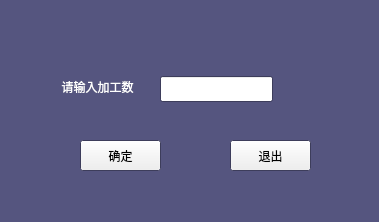
<?xml version="1.0" encoding="UTF-8"?>
<ui version="4.0">
 <class>WrokedTotal</class>
 <widget class="QDialog" name="WrokedTotal">
  <property name="geometry">
   <rect>
    <x>0</x>
    <y>0</y>
    <width>379</width>
    <height>222</height>
   </rect>
  </property>
  <property name="palette">
   <palette>
    <active>
     <colorrole role="Base">
      <brush brushstyle="SolidPattern">
       <color alpha="255">
        <red>255</red>
        <green>255</green>
        <blue>255</blue>
       </color>
      </brush>
     </colorrole>
     <colorrole role="Window">
      <brush brushstyle="SolidPattern">
       <color alpha="255">
        <red>85</red>
        <green>85</green>
        <blue>127</blue>
       </color>
      </brush>
     </colorrole>
    </active>
    <inactive>
     <colorrole role="Base">
      <brush brushstyle="SolidPattern">
       <color alpha="255">
        <red>255</red>
        <green>255</green>
        <blue>255</blue>
       </color>
      </brush>
     </colorrole>
     <colorrole role="Window">
      <brush brushstyle="SolidPattern">
       <color alpha="255">
        <red>85</red>
        <green>85</green>
        <blue>127</blue>
       </color>
      </brush>
     </colorrole>
    </inactive>
    <disabled>
     <colorrole role="Base">
      <brush brushstyle="SolidPattern">
       <color alpha="255">
        <red>85</red>
        <green>85</green>
        <blue>127</blue>
       </color>
      </brush>
     </colorrole>
     <colorrole role="Window">
      <brush brushstyle="SolidPattern">
       <color alpha="255">
        <red>85</red>
        <green>85</green>
        <blue>127</blue>
       </color>
      </brush>
     </colorrole>
    </disabled>
   </palette>
  </property>
  <property name="windowTitle">
   <string>Dialog</string>
  </property>
  <widget class="QLineEdit" name="lineEdit_workedTotal">
   <property name="geometry">
    <rect>
     <x>160</x>
     <y>76</y>
     <width>113</width>
     <height>26</height>
    </rect>
   </property>
  </widget>
  <widget class="QLabel" name="label">
   <property name="geometry">
    <rect>
     <x>52</x>
     <y>79</y>
     <width>91</width>
     <height>16</height>
    </rect>
   </property>
   <property name="palette">
    <palette>
     <active>
      <colorrole role="WindowText">
       <brush brushstyle="SolidPattern">
        <color alpha="255">
         <red>255</red>
         <green>255</green>
         <blue>255</blue>
        </color>
       </brush>
      </colorrole>
     </active>
     <inactive>
      <colorrole role="WindowText">
       <brush brushstyle="SolidPattern">
        <color alpha="255">
         <red>255</red>
         <green>255</green>
         <blue>255</blue>
        </color>
       </brush>
      </colorrole>
     </inactive>
     <disabled>
      <colorrole role="WindowText">
       <brush brushstyle="SolidPattern">
        <color alpha="255">
         <red>106</red>
         <green>104</green>
         <blue>100</blue>
        </color>
       </brush>
      </colorrole>
     </disabled>
    </palette>
   </property>
   <property name="text">
    <string>请输入加工数</string>
   </property>
   <property name="alignment">
    <set>Qt::AlignCenter</set>
   </property>
  </widget>
  <widget class="QToolButton" name="toolButton">
   <property name="geometry">
    <rect>
     <x>80</x>
     <y>140</y>
     <width>81</width>
     <height>31</height>
    </rect>
   </property>
   <property name="text">
    <string>确定</string>
   </property>
  </widget>
  <widget class="QToolButton" name="toolButton_Quit">
   <property name="geometry">
    <rect>
     <x>230</x>
     <y>140</y>
     <width>81</width>
     <height>31</height>
    </rect>
   </property>
   <property name="text">
    <string>退出</string>
   </property>
  </widget>
 </widget>
 <resources/>
 <connections>
  <connection>
   <sender>toolButton_Quit</sender>
   <signal>clicked(bool)</signal>
   <receiver>WrokedTotal</receiver>
   <slot>close()</slot>
   <hints>
    <hint type="sourcelabel">
     <x>270</x>
     <y>155</y>
    </hint>
    <hint type="destinationlabel">
     <x>189</x>
     <y>110</y>
    </hint>
   </hints>
  </connection>
 </connections>
</ui>
